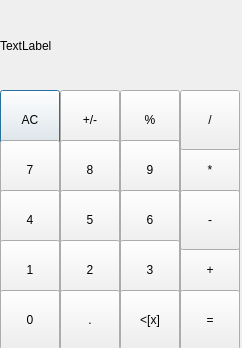
<?xml version="1.0" encoding="UTF-8"?>
<ui version="4.0">
 <class>Calculator</class>
 <widget class="QDialog" name="Calculator">
  <property name="geometry">
   <rect>
    <x>0</x>
    <y>0</y>
    <width>242</width>
    <height>348</height>
   </rect>
  </property>
  <property name="windowTitle">
   <string>Dialog</string>
  </property>
  <widget class="QLabel" name="label">
   <property name="geometry">
    <rect>
     <x>0</x>
     <y>0</y>
     <width>241</width>
     <height>91</height>
    </rect>
   </property>
   <property name="text">
    <string>TextLabel</string>
   </property>
  </widget>
  <widget class="QPushButton" name="pushButton">
   <property name="geometry">
    <rect>
     <x>0</x>
     <y>90</y>
     <width>60</width>
     <height>60</height>
    </rect>
   </property>
   <property name="text">
    <string>AC</string>
   </property>
  </widget>
  <widget class="QPushButton" name="pushButton_2">
   <property name="geometry">
    <rect>
     <x>60</x>
     <y>90</y>
     <width>60</width>
     <height>60</height>
    </rect>
   </property>
   <property name="text">
    <string>+/-</string>
   </property>
  </widget>
  <widget class="QPushButton" name="pushButton_3">
   <property name="geometry">
    <rect>
     <x>120</x>
     <y>90</y>
     <width>60</width>
     <height>60</height>
    </rect>
   </property>
   <property name="text">
    <string>%</string>
   </property>
  </widget>
  <widget class="QPushButton" name="pushButton_4">
   <property name="geometry">
    <rect>
     <x>0</x>
     <y>140</y>
     <width>60</width>
     <height>60</height>
    </rect>
   </property>
   <property name="text">
    <string>7</string>
   </property>
  </widget>
  <widget class="QPushButton" name="pushButton_5">
   <property name="geometry">
    <rect>
     <x>60</x>
     <y>140</y>
     <width>60</width>
     <height>60</height>
    </rect>
   </property>
   <property name="text">
    <string>8</string>
   </property>
  </widget>
  <widget class="QPushButton" name="pushButton_6">
   <property name="geometry">
    <rect>
     <x>120</x>
     <y>140</y>
     <width>60</width>
     <height>60</height>
    </rect>
   </property>
   <property name="text">
    <string>9</string>
   </property>
  </widget>
  <widget class="QPushButton" name="pushButton_7">
   <property name="geometry">
    <rect>
     <x>0</x>
     <y>190</y>
     <width>60</width>
     <height>60</height>
    </rect>
   </property>
   <property name="text">
    <string>4</string>
   </property>
  </widget>
  <widget class="QPushButton" name="pushButton_8">
   <property name="geometry">
    <rect>
     <x>60</x>
     <y>190</y>
     <width>60</width>
     <height>60</height>
    </rect>
   </property>
   <property name="text">
    <string>5</string>
   </property>
  </widget>
  <widget class="QPushButton" name="pushButton_9">
   <property name="geometry">
    <rect>
     <x>120</x>
     <y>190</y>
     <width>60</width>
     <height>60</height>
    </rect>
   </property>
   <property name="text">
    <string>6</string>
   </property>
  </widget>
  <widget class="QPushButton" name="pushButton_10">
   <property name="geometry">
    <rect>
     <x>0</x>
     <y>240</y>
     <width>60</width>
     <height>60</height>
    </rect>
   </property>
   <property name="text">
    <string>1</string>
   </property>
  </widget>
  <widget class="QPushButton" name="pushButton_11">
   <property name="geometry">
    <rect>
     <x>60</x>
     <y>240</y>
     <width>60</width>
     <height>60</height>
    </rect>
   </property>
   <property name="text">
    <string>2</string>
   </property>
  </widget>
  <widget class="QPushButton" name="pushButton_12">
   <property name="geometry">
    <rect>
     <x>120</x>
     <y>240</y>
     <width>60</width>
     <height>60</height>
    </rect>
   </property>
   <property name="text">
    <string>3</string>
   </property>
  </widget>
  <widget class="QPushButton" name="pushButton_13">
   <property name="geometry">
    <rect>
     <x>180</x>
     <y>240</y>
     <width>60</width>
     <height>60</height>
    </rect>
   </property>
   <property name="text">
    <string>+</string>
   </property>
  </widget>
  <widget class="QPushButton" name="pushButton_14">
   <property name="geometry">
    <rect>
     <x>180</x>
     <y>140</y>
     <width>60</width>
     <height>60</height>
    </rect>
   </property>
   <property name="text">
    <string>*</string>
   </property>
  </widget>
  <widget class="QPushButton" name="pushButton_15">
   <property name="geometry">
    <rect>
     <x>180</x>
     <y>190</y>
     <width>60</width>
     <height>60</height>
    </rect>
   </property>
   <property name="text">
    <string>-</string>
   </property>
  </widget>
  <widget class="QPushButton" name="pushButton_16">
   <property name="geometry">
    <rect>
     <x>180</x>
     <y>90</y>
     <width>60</width>
     <height>60</height>
    </rect>
   </property>
   <property name="text">
    <string>/</string>
   </property>
  </widget>
  <widget class="QPushButton" name="pushButton_17">
   <property name="geometry">
    <rect>
     <x>120</x>
     <y>290</y>
     <width>60</width>
     <height>60</height>
    </rect>
   </property>
   <property name="text">
    <string>&lt;[x]</string>
   </property>
  </widget>
  <widget class="QPushButton" name="pushButton_18">
   <property name="geometry">
    <rect>
     <x>180</x>
     <y>290</y>
     <width>60</width>
     <height>60</height>
    </rect>
   </property>
   <property name="text">
    <string>=</string>
   </property>
  </widget>
  <widget class="QPushButton" name="pushButton_19">
   <property name="geometry">
    <rect>
     <x>0</x>
     <y>290</y>
     <width>60</width>
     <height>60</height>
    </rect>
   </property>
   <property name="text">
    <string>0</string>
   </property>
  </widget>
  <widget class="QPushButton" name="pushButton_20">
   <property name="geometry">
    <rect>
     <x>60</x>
     <y>290</y>
     <width>60</width>
     <height>60</height>
    </rect>
   </property>
   <property name="text">
    <string>.</string>
   </property>
  </widget>
 </widget>
 <resources/>
 <connections/>
</ui>
